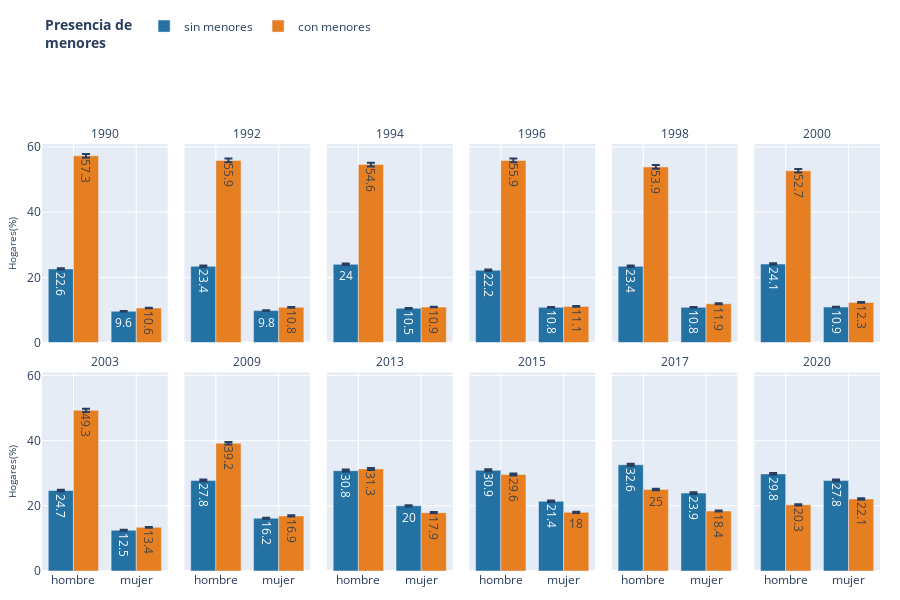

Notebook code cell kept with this figure:
### Code cell
fig = px.bar(df01.loc[df01.tipo_est == 'proporcion'],
             x =  'sexo_jefatura' ,
             y = 'dato', facet_col= 'anio',
             color = 'menor_18',
             facet_col_wrap=6,
             labels = {
                 'menor_18': '<b>Presencia de <br>menores</b>',
                 'dato': 'Hogares(%)',
                 # 'pobreza': None
                 # 'anio': 'Periodo'
             },
             error_y_minus='ic_bajo',
             error_y='ic_alto',
             # error_y={
             #     "type": "data",
             #     "symmetric": False,
             #     "array": 'ic_alto',
             #     "arrayminus": 'ic_bajo',
             #     "color": 'black',
             #     "thickness":3,
             #     "width":2
             # },
             # category_orders={
             #     'pobreza': ['no pobre','pobre no extremo', 'pobre extremo']
             # },

             color_discrete_map={
                 'sin menores': '#2471A3',
                 'con menores': '#E67E22'
             },
             text ='dato'


             )
fig.for_each_annotation(lambda a: a.update(text=a.text.split('=')[-1]),
                        # x=0.2, xref='x domain',
                        # y=0.8, yref='y domain'
                        )
fig.update_layout(template='plotly',
                  # title ='<b>Evolución de la distribución de hogares con y sin menores de 18 años, según situación de '
                  #        'pobreza</b>',
                  height=600,
                  # width=1100
                  margin=
                  dict(
                      l=20,
                      r=20,
                      b=20,
                      t=20
                  ),
                  barmode='group',
                  legend=dict(
                      # title=None,
                      orientation='h', y=1.02, yanchor='bottom', x=0.2, xanchor='center'
                  )
                  )
fig.update_xaxes(title=None,
                 showgrid=True,
                 tickangle=0,


                 )
fig.update_yaxes(
    title_font_size = 10,
    title_standoff = 8
)
fig.write_image('resultados/img/02_01_px.jpeg')

fig.show()

### Figure 1 — Plotly figure (JSON) as saved in the notebook; plotly's stock layout.template omitted (floating-point values rounded to 4 significant figures)
{"data": [{"alignmentgroup": "True", "error_y": {"array": [0.232, 0.1007], "arrayminus": [0.2191, 0.09137]}, "hovertemplate": "<b>Presencia de <br>menores</b>=sin menores<br>anio=1990<br>sexo_jefatura=%{x}<br>Hogares(%)=%{text}<extra></extra>", "legendgroup": "sin menores", "marker": {"color": "#2471A3", "pattern": {"shape": ""}}, "name": "sin menores", "offsetgroup": "sin menores", "orientation": "v", "showlegend": true, "text": [22.6, 9.6], "textposition": "auto", "x": ["hombre", "mujer"], "xaxis": "x7", "y": [22.6, 9.6], "yaxis": "y7", "type": "bar"}, {"alignmentgroup": "True", "error_y": {"array": [0.2399, 0.1026], "arrayminus": [0.2284, 0.09437]}, "hovertemplate": "<b>Presencia de <br>menores</b>=sin menores<br>anio=1992<br>sexo_jefatura=%{x}<br>Hogares(%)=%{text}<extra></extra>", "legendgroup": "sin menores", "marker": {"color": "#2471A3", "pattern": {"shape": ""}}, "name": "sin menores", "offsetgroup": "sin menores", "orientation": "v", "showlegend": false, "text": [23.4, 9.8], "textposition": "auto", "x": ["hombre", "mujer"], "xaxis": "x8", "y": [23.4, 9.8], "yaxis": "y8", "type": "bar"}, {"alignmentgroup": "True", "error_y": {"array": [0.2458, 0.1093], "arrayminus": [0.2342, 0.1008]}, "hovertemplate": "<b>Presencia de <br>menores</b>=sin menores<br>anio=1994<br>sexo_jefatura=%{x}<br>Hogares(%)=%{text}<extra></extra>", "legendgroup": "sin menores", "marker": {"color": "#2471A3", "pattern": {"shape": ""}}, "name": "sin menores", "offsetgroup": "sin menores", "orientation": "v", "showlegend": false, "text": [24.0, 10.5], "textposition": "auto", "x": ["hombre", "mujer"], "xaxis": "x9", "y": [24.0, 10.5], "yaxis": "y9", "type": "bar"}, {"alignmentgroup": "True", "error_y": {"array": [0.2298, 0.1142], "arrayminus": [0.215, 0.1018]}, "hovertemplate": "<b>Presencia de <br>menores</b>=sin menores<br>anio=1996<br>sexo_jefatura=%{x}<br>Hogares(%)=%{text}<extra></extra>", "legendgroup": "sin menores", "marker": {"color": "#2471A3", "pattern": {"shape": ""}}, "name": "sin menores", "offsetgroup": "sin menores", "orientation": "v", "showlegend": false, "text": [22.2, 10.8], "textposition": "auto", "x": ["hombre", "mujer"], "xaxis": "x10", "y": [22.2, 10.8], "yaxis": "y10", "type": "bar"}, {"alignmentgroup": "True", "error_y": {"array": [0.2399, 0.1128], "arrayminus": [0.2279, 0.1035]}, "hovertemplate": "<b>Presencia de <br>menores</b>=sin menores<br>anio=1998<br>sexo_jefatura=%{x}<br>Hogares(%)=%{text}<extra></extra>", "legendgroup": "sin menores", "marker": {"color": "#2471A3", "pattern": {"shape": ""}}, "name": "sin menores", "offsetgroup": "sin menores", "orientation": "v", "showlegend": false, "text": [23.4, 10.8], "textposition": "auto", "x": ["hombre", "mujer"], "xaxis": "x11", "y": [23.4, 10.8], "yaxis": "y11", "type": "bar"}, {"alignmentgroup": "True", "error_y": {"array": [0.2482, 0.1139], "arrayminus": [0.2336, 0.1044]}, "hovertemplate": "<b>Presencia de <br>menores</b>=sin menores<br>anio=2000<br>sexo_jefatura=%{x}<br>Hogares(%)=%{text}<extra></extra>", "legendgroup": "sin menores", "marker": {"color": "#2471A3", "pattern": {"shape": ""}}, "name": "sin menores", "offsetgroup": "sin menores", "orientation": "v", "showlegend": false, "text": [24.1, 10.9], "textposition": "auto", "x": ["hombre", "mujer"], "xaxis": "x12", "y": [24.1, 10.9], "yaxis": "y12", "type": "bar"}, {"alignmentgroup": "True", "error_y": {"array": [0.2535, 0.1302], "arrayminus": [0.2413, 0.1208]}, "hovertemplate": "<b>Presencia de <br>menores</b>=sin menores<br>anio=2003<br>sexo_jefatura=%{x}<br>Hogares(%)=%{text}<extra></extra>", "legendgroup": "sin menores", "marker": {"color": "#2471A3", "pattern": {"shape": ""}}, "name": "sin menores", "offsetgroup": "sin menores", "orientation": "v", "showlegend": false, "text": [24.7, 12.5], "textposition": "auto", "x": ["hombre", "mujer"], "xaxis": "x", "y": [24.7, 12.5], "yaxis": "y", "type": "bar"}, {"alignmentgroup": "True", "error_y": {"array": [0.2839, 0.1679], "arrayminus": [0.2713, 0.1569]}, "hovertemplate": "<b>Presencia de <br>menores</b>=sin menores<br>anio=2009<br>sexo_jefatura=%{x}<br>Hogares(%)=%{text}<extra></extra>", "legendgroup": "sin menores", "marker": {"color": "#2471A3", "pattern": {"shape": ""}}, "name": "sin menores", "offsetgroup": "sin menores", "orientation": "v", "showlegend": false, "text": [27.8, 16.2], "textposition": "auto", "x": ["hombre", "mujer"], "xaxis": "x2", "y": [27.8, 16.2], "yaxis": "y2", "type": "bar"}, {"alignmentgroup": "True", "error_y": {"array": [0.3151, 0.2066], "arrayminus": [0.301, 0.1933]}, "hovertemplate": "<b>Presencia de <br>menores</b>=sin menores<br>anio=2013<br>sexo_jefatura=%{x}<br>Hogares(%)=%{text}<extra></extra>", "legendgroup": "sin menores", "marker": {"color": "#2471A3", "pattern": {"shape": ""}}, "name": "sin menores", "offsetgroup": "sin menores", "orientation": "v", "showlegend": false, "text": [30.8, 20.0], "textposition": "auto", "x": ["hombre", "mujer"], "xaxis": "x3", "y": [30.8, 20.0], "yaxis": "y3", "type": "bar"}, {"alignmentgroup": "True", "error_y": {"array": [0.315, 0.219], "arrayminus": [0.3035, 0.2094]}, "hovertemplate": "<b>Presencia de <br>menores</b>=sin menores<br>anio=2015<br>sexo_jefatura=%{x}<br>Hogares(%)=%{text}<extra></extra>", "legendgroup": "sin menores", "marker": {"color": "#2471A3", "pattern": {"shape": ""}}, "name": "sin menores", "offsetgroup": "sin menores", "orientation": "v", "showlegend": false, "text": [30.9, 21.4], "textposition": "auto", "x": ["hombre", "mujer"], "xaxis": "x4", "y": [30.9, 21.4], "yaxis": "y4", "type": "bar"}, {"alignmentgroup": "True", "error_y": {"array": [0.3317, 0.2448], "arrayminus": [0.32, 0.2342]}, "hovertemplate": "<b>Presencia de <br>menores</b>=sin menores<br>anio=2017<br>sexo_jefatura=%{x}<br>Hogares(%)=%{text}<extra></extra>", "legendgroup": "sin menores", "marker": {"color": "#2471A3", "pattern": {"shape": ""}}, "name": "sin menores", "offsetgroup": "sin menores", "orientation": "v", "showlegend": false, "text": [32.6, 23.9], "textposition": "auto", "x": ["hombre", "mujer"], "xaxis": "x5", "y": [32.6, 23.9], "yaxis": "y5", "type": "bar"}, {"alignmentgroup": "True", "error_y": {"array": [0.3037, 0.284], "arrayminus": [0.2916, 0.2719]}, "hovertemplate": "<b>Presencia de <br>menores</b>=sin menores<br>anio=2020<br>sexo_jefatura=%{x}<br>Hogares(%)=%{text}<extra></extra>", "legendgroup": "sin menores", "marker": {"color": "#2471A3", "pattern": {"shape": ""}}, "name": "sin menores", "offsetgroup": "sin menores", "orientation": "v", "showlegend": false, "text": [29.8, 27.8], "textposition": "auto", "x": ["hombre", "mujer"], "xaxis": "x6", "y": [29.8, 27.8], "yaxis": "y6", "type": "bar"}, {"alignmentgroup": "True", "error_y": {"array": [0.5804, 0.1106], "arrayminus": [0.5651, 0.1012]}, "hovertemplate": "<b>Presencia de <br>menores</b>=con menores<br>anio=1990<br>sexo_jefatura=%{x}<br>Hogares(%)=%{text}<extra></extra>", "legendgroup": "con menores", "marker": {"color": "#E67E22", "pattern": {"shape": ""}}, "name": "con menores", "offsetgroup": "con menores", "orientation": "v", "showlegend": true, "text": [57.3, 10.6], "textposition": "auto", "x": ["hombre", "mujer"], "xaxis": "x7", "y": [57.3, 10.6], "yaxis": "y7", "type": "bar"}, {"alignmentgroup": "True", "error_y": {"array": [0.5659, 0.1126], "arrayminus": [0.5525, 0.1041]}, "hovertemplate": "<b>Presencia de <br>menores</b>=con menores<br>anio=1992<br>sexo_jefatura=%{x}<br>Hogares(%)=%{text}<extra></extra>", "legendgroup": "con menores", "marker": {"color": "#E67E22", "pattern": {"shape": ""}}, "name": "con menores", "offsetgroup": "con menores", "orientation": "v", "showlegend": false, "text": [55.9, 10.8], "textposition": "auto", "x": ["hombre", "mujer"], "xaxis": "x8", "y": [55.9, 10.8], "yaxis": "y8", "type": "bar"}, {"alignmentgroup": "True", "error_y": {"array": [0.5531, 0.113], "arrayminus": [0.5396, 0.1045]}, "hovertemplate": "<b>Presencia de <br>menores</b>=con menores<br>anio=1994<br>sexo_jefatura=%{x}<br>Hogares(%)=%{text}<extra></extra>", "legendgroup": "con menores", "marker": {"color": "#E67E22", "pattern": {"shape": ""}}, "name": "con menores", "offsetgroup": "con menores", "orientation": "v", "showlegend": false, "text": [54.6, 10.9], "textposition": "auto", "x": ["hombre", "mujer"], "xaxis": "x9", "y": [54.6, 10.9], "yaxis": "y9", "type": "bar"}, {"alignmentgroup": "True", "error_y": {"array": [0.5684, 0.1162], "arrayminus": [0.5501, 0.1052]}, "hovertemplate": "<b>Presencia de <br>menores</b>=con menores<br>anio=1996<br>sexo_jefatura=%{x}<br>Hogares(%)=%{text}<extra></extra>", "legendgroup": "con menores", "marker": {"color": "#E67E22", "pattern": {"shape": ""}}, "name": "con menores", "offsetgroup": "con menores", "orientation": "v", "showlegend": false, "text": [55.9, 11.1], "textposition": "auto", "x": ["hombre", "mujer"], "xaxis": "x10", "y": [55.9, 11.1], "yaxis": "y10", "type": "bar"}, {"alignmentgroup": "True", "error_y": {"array": [0.5462, 0.1236], "arrayminus": [0.5321, 0.1144]}, "hovertemplate": "<b>Presencia de <br>menores</b>=con menores<br>anio=1998<br>sexo_jefatura=%{x}<br>Hogares(%)=%{text}<extra></extra>", "legendgroup": "con menores", "marker": {"color": "#E67E22", "pattern": {"shape": ""}}, "name": "con menores", "offsetgroup": "con menores", "orientation": "v", "showlegend": false, "text": [53.9, 11.9], "textposition": "auto", "x": ["hombre", "mujer"], "xaxis": "x11", "y": [53.9, 11.9], "yaxis": "y11", "type": "bar"}, {"alignmentgroup": "True", "error_y": {"array": [0.5355, 0.1279], "arrayminus": [0.519, 0.118]}, "hovertemplate": "<b>Presencia de <br>menores</b>=con menores<br>anio=2000<br>sexo_jefatura=%{x}<br>Hogares(%)=%{text}<extra></extra>", "legendgroup": "con menores", "marker": {"color": "#E67E22", "pattern": {"shape": ""}}, "name": "con menores", "offsetgroup": "con menores", "orientation": "v", "showlegend": false, "text": [52.7, 12.3], "textposition": "auto", "x": ["hombre", "mujer"], "xaxis": "x12", "y": [52.7, 12.3], "yaxis": "y12", "type": "bar"}, {"alignmentgroup": "True", "error_y": {"array": [0.5007, 0.1387], "arrayminus": [0.4858, 0.1294]}, "hovertemplate": "<b>Presencia de <br>menores</b>=con menores<br>anio=2003<br>sexo_jefatura=%{x}<br>Hogares(%)=%{text}<extra></extra>", "legendgroup": "con menores", "marker": {"color": "#E67E22", "pattern": {"shape": ""}}, "name": "con menores", "offsetgroup": "con menores", "orientation": "v", "showlegend": false, "text": [49.3, 13.4], "textposition": "auto", "x": ["hombre", "mujer"], "xaxis": "x", "y": [49.3, 13.4], "yaxis": "y", "type": "bar"}, {"alignmentgroup": "True", "error_y": {"array": [0.3982, 0.1735], "arrayminus": [0.3849, 0.1639]}, "hovertemplate": "<b>Presencia de <br>menores</b>=con menores<br>anio=2009<br>sexo_jefatura=%{x}<br>Hogares(%)=%{text}<extra></extra>", "legendgroup": "con menores", "marker": {"color": "#E67E22", "pattern": {"shape": ""}}, "name": "con menores", "offsetgroup": "con menores", "orientation": "v", "showlegend": false, "text": [39.2, 16.9], "textposition": "auto", "x": ["hombre", "mujer"], "xaxis": "x2", "y": [39.2, 16.9], "yaxis": "y2", "type": "bar"}, {"alignmentgroup": "True", "error_y": {"array": [0.3194, 0.185], "arrayminus": [0.3065, 0.1736]}, "hovertemplate": "<b>Presencia de <br>menores</b>=con menores<br>anio=2013<br>sexo_jefatura=%{x}<br>Hogares(%)=%{text}<extra></extra>", "legendgroup": "con menores", "marker": {"color": "#E67E22", "pattern": {"shape": ""}}, "name": "con menores", "offsetgroup": "con menores", "orientation": "v", "showlegend": false, "text": [31.3, 17.9], "textposition": "auto", "x": ["hombre", "mujer"], "xaxis": "x3", "y": [31.3, 17.9], "yaxis": "y3", "type": "bar"}, {"alignmentgroup": "True", "error_y": {"array": [0.3021, 0.1852], "arrayminus": [0.2906, 0.1756]}, "hovertemplate": "<b>Presencia de <br>menores</b>=con menores<br>anio=2015<br>sexo_jefatura=%{x}<br>Hogares(%)=%{text}<extra></extra>", "legendgroup": "con menores", "marker": {"color": "#E67E22", "pattern": {"shape": ""}}, "name": "con menores", "offsetgroup": "con menores", "orientation": "v", "showlegend": false, "text": [29.6, 18.0], "textposition": "auto", "x": ["hombre", "mujer"], "xaxis": "x4", "y": [29.6, 18.0], "yaxis": "y4", "type": "bar"}, {"alignmentgroup": "True", "error_y": {"array": [0.2561, 0.1895], "arrayminus": [0.245, 0.1791]}, "hovertemplate": "<b>Presencia de <br>menores</b>=con menores<br>anio=2017<br>sexo_jefatura=%{x}<br>Hogares(%)=%{text}<extra></extra>", "legendgroup": "con menores", "marker": {"color": "#E67E22", "pattern": {"shape": ""}}, "name": "con menores", "offsetgroup": "con menores", "orientation": "v", "showlegend": false, "text": [25.0, 18.4], "textposition": "auto", "x": ["hombre", "mujer"], "xaxis": "x5", "y": [25.0, 18.4], "yaxis": "y5", "type": "bar"}, {"alignmentgroup": "True", "error_y": {"array": [0.2137, 0.2272], "arrayminus": [0.1928, 0.2156]}, "hovertemplate": "<b>Presencia de <br>menores</b>=con menores<br>anio=2020<br>sexo_jefatura=%{x}<br>Hogares(%)=%{text}<extra></extra>", "legendgroup": "con menores", "marker": {"color": "#E67E22", "pattern": {"shape": ""}}, "name": "con menores", "offsetgroup": "con menores", "orientation": "v", "showlegend": false, "text": [20.3, 22.1], "textposition": "auto", "x": ["hombre", "mujer"], "xaxis": "x6", "y": [20.3, 22.1], "yaxis": "y6", "type": "bar"}], "layout": {"xaxis": {"anchor": "y", "domain": [0.0, 0.15], "title": {}, "showgrid": true, "tickangle": 0}, "yaxis": {"anchor": "x", "domain": [0.0, 0.465], "title": {"text": "Hogares(%)", "font": {"size": 10}, "standoff": 8}}, "xaxis2": {"anchor": "y2", "domain": [0.17, 0.32], "matches": "x", "title": {}, "showgrid": true, "tickangle": 0}, "yaxis2": {"anchor": "x2", "domain": [0.0, 0.465], "matches": "y", "showticklabels": false, "title": {"font": {"size": 10}, "standoff": 8}}, "xaxis3": {"anchor": "y3", "domain": [0.34, 0.49], "matches": "x", "title": {}, "showgrid": true, "tickangle": 0}, "yaxis3": {"anchor": "x3", "domain": [0.0, 0.465], "matches": "y", "showticklabels": false, "title": {"font": {"size": 10}, "standoff": 8}}, "xaxis4": {"anchor": "y4", "domain": [0.51, 0.66], "matches": "x", "title": {}, "showgrid": true, "tickangle": 0}, "yaxis4": {"anchor": "x4", "domain": [0.0, 0.465], "matches": "y", "showticklabels": false, "title": {"font": {"size": 10}, "standoff": 8}}, "xaxis5": {"anchor": "y5", "domain": [0.68, 0.83], "matches": "x", "title": {}, "showgrid": true, "tickangle": 0}, "yaxis5": {"anchor": "x5", "domain": [0.0, 0.465], "matches": "y", "showticklabels": false, "title": {"font": {"size": 10}, "standoff": 8}}, "xaxis6": {"anchor": "y6", "domain": [0.85, 1.0], "matches": "x", "title": {}, "showgrid": true, "tickangle": 0}, "yaxis6": {"anchor": "x6", "domain": [0.0, 0.465], "matches": "y", "showticklabels": false, "title": {"font": {"size": 10}, "standoff": 8}}, "xaxis7": {"anchor": "y7", "domain": [0.0, 0.15], "matches": "x", "showticklabels": false, "title": {}, "showgrid": true, "tickangle": 0}, "yaxis7": {"anchor": "x7", "domain": [0.535, 1.0], "matches": "y", "title": {"text": "Hogares(%)", "font": {"size": 10}, "standoff": 8}}, "xaxis8": {"anchor": "y8", "domain": [0.17, 0.32], "matches": "x", "showticklabels": false, "title": {}, "showgrid": true, "tickangle": 0}, "yaxis8": {"anchor": "x8", "domain": [0.535, 1.0], "matches": "y", "showticklabels": false, "title": {"font": {"size": 10}, "standoff": 8}}, "xaxis9": {"anchor": "y9", "domain": [0.34, 0.49], "matches": "x", "showticklabels": false, "title": {}, "showgrid": true, "tickangle": 0}, "yaxis9": {"anchor": "x9", "domain": [0.535, 1.0], "matches": "y", "showticklabels": false, "title": {"font": {"size": 10}, "standoff": 8}}, "xaxis10": {"anchor": "y10", "domain": [0.51, 0.66], "matches": "x", "showticklabels": false, "title": {}, "showgrid": true, "tickangle": 0}, "yaxis10": {"anchor": "x10", "domain": [0.535, 1.0], "matches": "y", "showticklabels": false, "title": {"font": {"size": 10}, "standoff": 8}}, "xaxis11": {"anchor": "y11", "domain": [0.68, 0.83], "matches": "x", "showticklabels": false, "title": {}, "showgrid": true, "tickangle": 0}, "yaxis11": {"anchor": "x11", "domain": [0.535, 1.0], "matches": "y", "showticklabels": false, "title": {"font": {"size": 10}, "standoff": 8}}, "xaxis12": {"anchor": "y12", "domain": [0.85, 1.0], "matches": "x", "showticklabels": false, "title": {}, "showgrid": true, "tickangle": 0}, "yaxis12": {"anchor": "x12", "domain": [0.535, 1.0], "matches": "y", "showticklabels": false, "title": {"font": {"size": 10}, "standoff": 8}}, "annotations": [{"font": {}, "showarrow": false, "text": "2003", "x": 0.075, "xanchor": "center", "xref": "paper", "y": 0.465, "yanchor": "bottom", "yref": "paper"}, {"font": {}, "showarrow": false, "text": "2009", "x": 0.245, "xanchor": "center", "xref": "paper", "y": 0.465, "yanchor": "bottom", "yref": "paper"}, {"font": {}, "showarrow": false, "text": "2013", "x": 0.415, "xanchor": "center", "xref": "paper", "y": 0.465, "yanchor": "bottom", "yref": "paper"}, {"font": {}, "showarrow": false, "text": "2015", "x": 0.585, "xanchor": "center", "xref": "paper", "y": 0.465, "yanchor": "bottom", "yref": "paper"}, {"font": {}, "showarrow": false, "text": "2017", "x": 0.755, "xanchor": "center", "xref": "paper", "y": 0.465, "yanchor": "bottom", "yref": "paper"}, {"font": {}, "showarrow": false, "text": "2020", "x": 0.925, "xanchor": "center", "xref": "paper", "y": 0.465, "yanchor": "bottom", "yref": "paper"}, {"font": {}, "showarrow": false, "text": "1990", "x": 0.075, "xanchor": "center", "xref": "paper", "y": 1.0, "yanchor": "bottom", "yref": "paper"}, {"font": {}, "showarrow": false, "text": "1992", "x": 0.245, "xanchor": "center", "xref": "paper", "y": 1.0, "yanchor": "bottom", "yref": "paper"}, {"font": {}, "showarrow": false, "text": "1994", "x": 0.415, "xanchor": "center", "xref": "paper", "y": 1.0, "yanchor": "bottom", "yref": "paper"}, {"font": {}, "showarrow": false, "text": "1996", "x": 0.585, "xanchor": "center", "xref": "paper", "y": 1.0, "yanchor": "bottom", "yref": "paper"}, {"font": {}, "showarrow": false, "text": "1998", "x": 0.755, "xanchor": "center", "xref": "paper", "y": 1.0, "yanchor": "bottom", "yref": "paper"}, {"font": {}, "showarrow": false, "text": "2000", "x": 0.925, "xanchor": "center", "xref": "paper", "y": 1.0, "yanchor": "bottom", "yref": "paper"}], "legend": {"title": {"text": "<b>Presencia de <br>menores</b>"}, "tracegroupgap": 0, "orientation": "h", "y": 1.2, "yanchor": "bottom", "x": 0.2, "xanchor": "center"}, "margin": {"t": 40, "l": 20, "r": 20, "b": 20}, "barmode": "group", "height": 600}}
